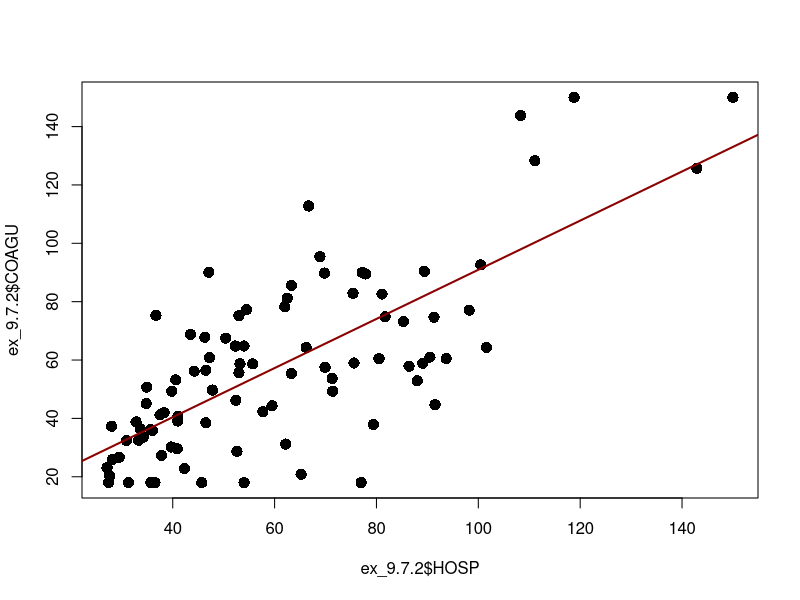
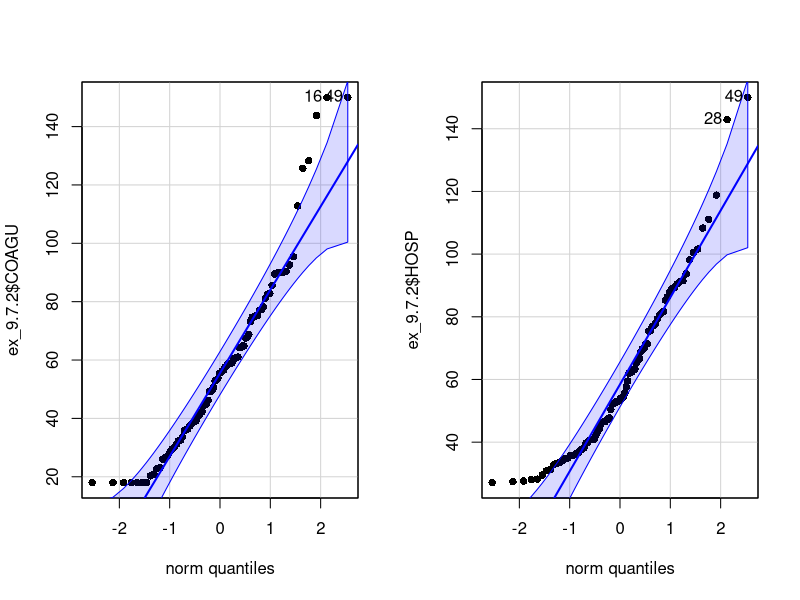
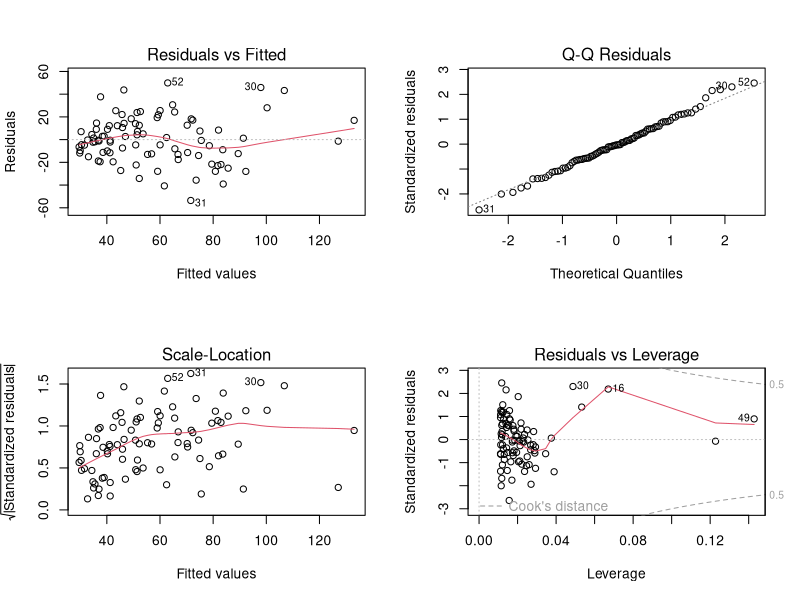

Generate these figures, in order, with R:
## ---- chunk 1
ex_9.7.2 <- read.csv("EXR_C09_S07_02.csv")
library(car)
## ---- chunk 2
plot(ex_9.7.2$HOSP, ex_9.7.2$COAGU, pch=16, cex=1.5)
abline(lm(formula = ex_9.7.2$COAGU~ ex_9.7.2$HOSP),col="darkred",lwd=2)
## ---- chunk 3
par(mfrow=c(1,2))
qqPlot(ex_9.7.2$COAGU,pch=16)
qqPlot(ex_9.7.2$HOSP,pch=16)

## ---- chunk 4
cor.test(ex_9.7.2$COAGU,ex_9.7.2$HOSP)
## ---- chunk 5
lineal_model <- lm(COAGU~HOSP, data = ex_9.7.2)
lineal_model

## ---- chunk 6
summary(lineal_model)
## ---- chunk 7
par(mfrow=c(2,2))
plot(lineal_model)
## ---- chunk 8
ex_anova <- aov(lineal_model)
summary(ex_anova)
## ---- chunk 9
shapiro.test(resid(ex_anova))
